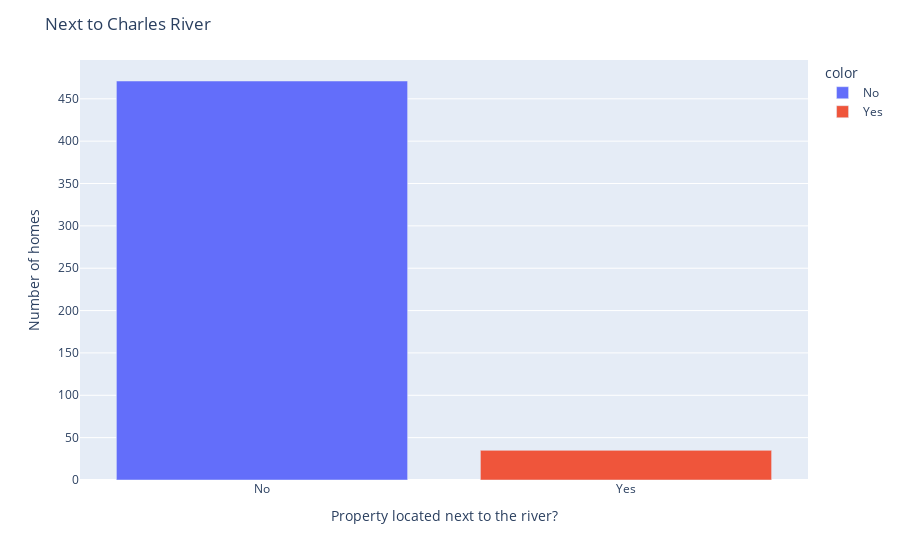

Notebook code cell kept with this figure:
### Markdown cell above
#### Next to the River? ⛵️

**Challenge**

Create a bar chart with plotly for CHAS to show many more homes are away from the river versus next to it. The bar chart should look something like this:

<img src=https://i.imgur.com/AHwoQ6l.png height=350>

You can make your life easier by providing a list of values for the x-axis (e.g., `x=['No', 'Yes']`)

### Code cell
plot = px.bar(data, x=['No', 'Yes'], y=[data.shape[0]-data.CHAS.sum(), data.CHAS.sum()], color=['No', 'Yes'])
plot.update_layout(title='Next to Charles River', xaxis_title='Property located next to the river?', yaxis_title='Number of homes', )
plot.show()

### Figure 1 — Plotly figure (JSON) as saved in the notebook; plotly's stock layout.template omitted (floating-point values rounded to 4 significant figures)
{"data": [{"alignmentgroup": "True", "hovertemplate": "color=No<br>x=%{x}<br>y=%{y}<extra></extra>", "legendgroup": "No", "marker": {"color": "#636efa", "pattern": {"shape": ""}}, "name": "No", "offsetgroup": "No", "orientation": "v", "showlegend": true, "textposition": "auto", "type": "bar", "x": ["No"], "xaxis": "x", "y": [471], "yaxis": "y"}, {"alignmentgroup": "True", "hovertemplate": "color=Yes<br>x=%{x}<br>y=%{y}<extra></extra>", "legendgroup": "Yes", "marker": {"color": "#EF553B", "pattern": {"shape": ""}}, "name": "Yes", "offsetgroup": "Yes", "orientation": "v", "showlegend": true, "textposition": "auto", "type": "bar", "x": ["Yes"], "xaxis": "x", "y": [35], "yaxis": "y"}], "layout": {"barmode": "relative", "legend": {"title": {"text": "color"}, "tracegroupgap": 0}, "margin": {"t": 60}, "title": {"text": "Next to Charles River"}, "xaxis": {"anchor": "y", "domain": [0, 1], "title": {"text": "Property located next to the river?"}}, "yaxis": {"anchor": "x", "domain": [0, 1], "title": {"text": "Number of homes"}}}}
